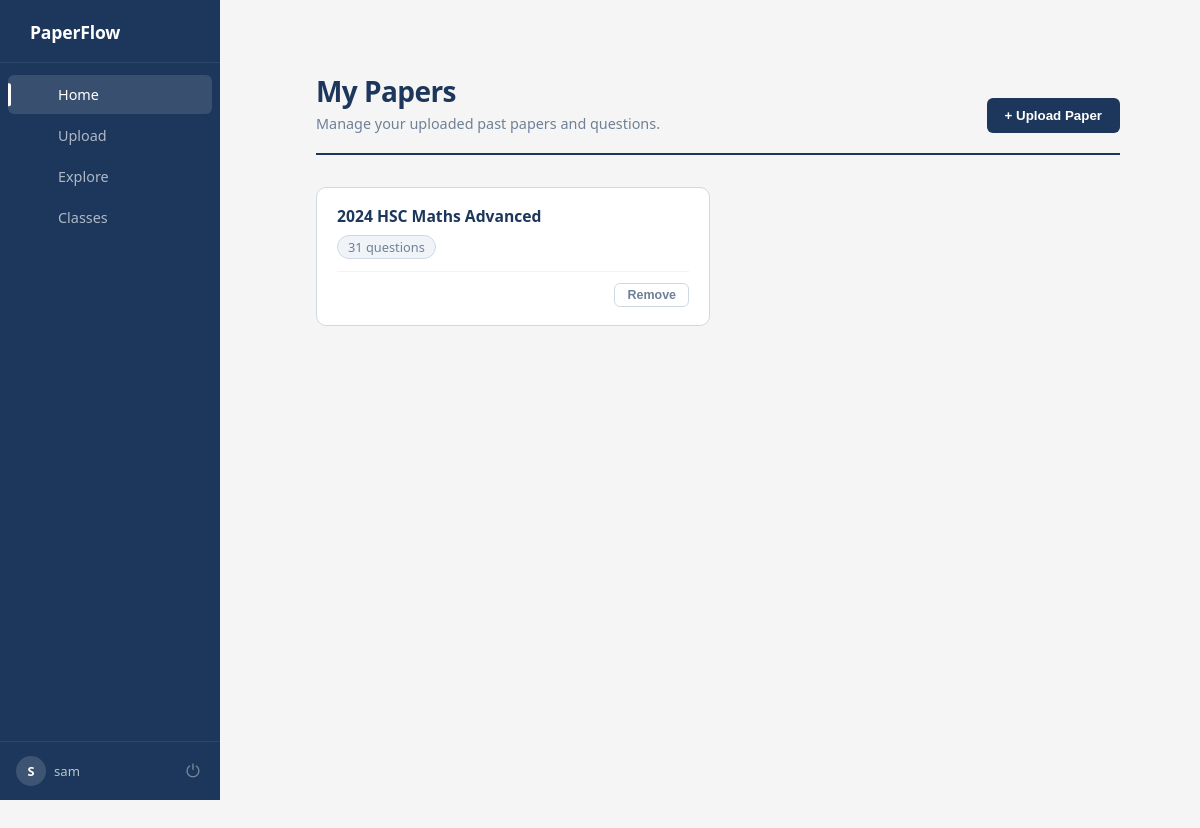
The app's page / (signed in) with its own data.
### models.py (models this page shows)
class User(db.Model, UserMixin):
    __tablename__ = 'user'
    id = db.Column(db.Integer, primary_key=True)
    username = db.Column(db.String(150), unique=True, nullable=False)
    password_hash = db.Column(db.String(200), nullable=False)
    papers = db.relationship('UserPaper', backref='user', lazy=True)
    classes = db.relationship('Class', backref='user', lazy=True, cascade="all, delete-orphan")
    is_admin = db.Column(db.Boolean, default='False')

class PastPaper(db.Model):
    id = db.Column(db.Integer, primary_key=True)
    filename = db.Column(db.String(200), nullable=False)
    questions = db.relationship(
        'Question',
        backref='paper',
        lazy=True,
        cascade="all, delete-orphan"
    )
    uploaded_at = db.Column(db.DateTime, default=db.func.now())
    owner_id = db.Column(db.Integer, db.ForeignKey('user.id'), nullable=False)

### app.py (the view)
@app.route('/')
@login_required
def index():
    links = UserPaper.query.filter_by(user_id=current_user.id).all()
    papers = [p for link in links if (p := PastPaper.query.get(link.paper_id)) is not None]
    return render_template('index.html', papers=papers)

### app.py (called while the page is built)
@login_manager.user_loader
def load_user(user_id):
    user = User.query.filter_by(id=int(user_id)).first()
    return user

@app.context_processor
def inject_user():
    return dict(user=current_user)

def format_filename(filename):
    name = str(filename).split('_', 1)[-1]
    name = os.path.splitext(name)[0]
    name = re.sub(r'[-_]+', ' ', name)
    words = name.split()
    formatted = []
    for w in words:
        if w.upper() in ["HSC", "IB", "PDF"]:
            formatted.append(w.upper())
        else:
            formatted.append(w.capitalize())
    return " ".join(formatted)

@app.context_processor
def utility_processor():
    return dict(format_filename=format_filename)

### templates/index.html (shortened to what this page needs)
{% extends "base.html" %}
{% block content %}
{% from "macros.html" import flash_messages %}
<div class="index-layout">
    <div class="index-topbar">
        <div class="index-topbar-left">
            <h1>My Papers</h1>
            <p>Manage your uploaded past papers and questions.</p>
        </div>
        <a href="{{ url_for('upload') }}"><button>+ Upload Paper</button></a>
    </div>
    <div class="papers-grid">
        {% if papers %}
            {% for paper in papers %}
            <div class="paper-card-wrapper">
                <div class="paper-card">
                    <a href="{{ url_for('view_paper', paper_id=paper.id) }}" class="paper-card-link">
                        <div class="paper-card-body">
                            <h3>{{ format_filename(paper.filename) }}</h3>
                            <div class="paper-meta">
                                <span class="meta-pill">{{ paper.questions|length }} question{{ 's' if paper.questions|length != 1 }}</span>
                            </div>
                        </div>
                    </a>
                    <div class="paper-card-footer">
                        {% if paper.owner_id == current_user.id %}
                            <form action="{{ url_for('delete_paper', paper_id=paper.id) }}" method="POST"
                                  onsubmit="return confirm('Delete this paper permanently?');">
                                <button type="submit" class="btn-card-delete">Delete</button>
                            </form>
                        {% else %}
                            <form action="{{ url_for('remove_paper', paper_id=paper.id) }}" method="POST"
                                  onsubmit="return confirm('Remove this paper from your files?');">
                                <button type="submit" class="btn-card-delete">Remove</button>
                            </form>
                        {% endif %}
                    </div>
                </div>
            </div>
            {% endfor %}
        {% else %}
            <div class="empty-state">
                <p>No past papers yet.</p>
                <a href="{{ url_for('upload') }}"><button>Upload your first paper</button></a>
            </div>
        {% endif %}
    </div>
</div>
{% endblock %}

### templates/base.html (shortened to what this page needs)
<!DOCTYPE html>
<html lang="en">
<head>
    <link rel="stylesheet" href="{{ url_for('static', filename='css/style.css') }}">
</head>
<body>
    <nav class="sidebar">
        <div class="brand">
            <span class="brand-name">PaperFlow</span>
        </div>
        <div class="nav-links">
            {% if current_user.is_authenticated %}
                <a href="{{ url_for('index') }}" class="nav-link {% if request.endpoint == 'index' %}active{% endif %}">
                     Home
                </a>
                <a href="{{ url_for('upload') }}" class="nav-link {% if request.endpoint == 'upload' %}active{% endif %}">
                     Upload
                </a>
                <a href="{{ url_for('explore') }}" class="nav-link {% if request.endpoint == 'explore' %}active{% endif %}">
                     Explore
                </a>
                <a href="{{ url_for('view_classes') }}" class="nav-link {% if request.endpoint == 'view_classes' %}active{% endif %}">
                     Classes
                </a>
            {% endif %}
        </div>
        {% if current_user.is_authenticated %}
        <div class="sidebar-footer">
            <div class="user-info">
                <div class="user-avatar">{{ current_user.username[0].upper() }}</div>
                <span class="user-name">{{ current_user.username }}</span>
            </div>
            <a href="{{ url_for('logout') }}" class="logout-btn" title="Logout">⏻</a>
        </div>
        {% endif %}
    </nav>
    <div class="page-content">
        <div class="main-content">
            {% block content %}{% endblock %}
        </div>
    </div>
</body>
</html>

### static/css/style.css (style rules this page uses)
html, body { height: 100%; margin: 0; font-family: 'Segoe UI', Tahoma, Geneva, Verdana, sans-serif; background-color: #f5f5f5; color: #1c375b; }
a { text-decoration: none; color: inherit; }
.sidebar { position: fixed; top: 0; left: 0; width: 220px; height: 100vh; display: flex; flex-direction: column; background-color: #1c375b; z-index: 200; }
.brand { display: flex; align-items: center; gap: 10px; padding: 20px 20px 18px; border-bottom: 1px solid rgba(255,255,255,0.08); }
.brand-name { font-size: 1.1rem; font-weight: 700; color: #fff; letter-spacing: -0.01em; }
.nav-links { flex: 1; display: flex; flex-direction: column; padding: 12px 0; gap: 2px; }
.nav-link { display: flex; align-items: center; gap: 10px; padding: 10px 12px 10px 20px; margin: 0 8px; text-decoration: none; color: rgba(255,255,255,0.65); font-size: 0.9rem; font-weight: 500; border-radius: 6px; transition: background 0.15s, color 0.15s; position: relative; }
.nav-link.active { background: rgba(255,255,255,0.12); color: #fff; }
.nav-link.active::before { content: ""; position: absolute; left: 0; top: 50%; transform: translateY(-50%); width: 3px; height: 60%; background: #fff; border-radius: 0 2px 2px 0; }
.sidebar-footer { display: flex; align-items: center; justify-content: space-between; padding: 14px 16px; border-top: 1px solid rgba(255,255,255,0.08); gap: 8px; }
.user-info { display: flex; align-items: center; gap: 8px; min-width: 0; }
.user-avatar { width: 30px; height: 30px; border-radius: 50%; background: rgba(255,255,255,0.15); color: #fff; font-size: 0.8rem; font-weight: 700; display: flex; align-items: center; justify-content: center; flex-shrink: 0; }
.user-name { font-size: 0.82rem; color: rgba(255,255,255,0.7); white-space: nowrap; overflow: hidden; text-overflow: ellipsis; }
.logout-btn { background: none; border: none; color: rgba(255,255,255,0.4); font-size: 1.1rem; cursor: pointer; padding: 4px; border-radius: 4px; transition: color 0.15s, background 0.15s; text-decoration: none; line-height: 1; flex-shrink: 0; }
.main-content { margin-left: 236px; min-height: 100vh; padding: 0; }
.page-content { padding: 36px 40px; }
button, .btn-primary { background-color: #1c375b; color: white; border: none; padding: 10px 18px; border-radius: 6px; cursor: pointer; font-weight: 600; transition: all 0.2s; text-decoration: none; display: inline-block; text-align: center; }
.btn-card-delete { background: none; border: 1px solid #d0d9e3; color: #6f8197; font-size: 0.78rem; font-weight: 600; padding: 4px 12px; border-radius: 6px; cursor: pointer; transition: background 0.15s, color 0.15s, border-color 0.15s; }
.papers-grid { display: grid; grid-template-columns: repeat(auto-fill, minmax(280px, 1fr)); gap: 16px; }
.paper-card-wrapper { position: relative; margin-bottom: 15px; }
.paper-card { background: #fff; border: 1px solid #d0d9e3; border-radius: 10px; padding: 18px 20px; display: flex; flex-direction: column; gap: 12px; height: 100%; box-sizing: border-box; position: relative; overflow: hidden; transition: transform 0.15s, box-shadow 0.15s, border-color 0.15s; }
.paper-card::before { content: ""; position: absolute; top: 0; left: 0; width: 4px; height: 100%; background: #1c375b; border-radius: 10px 0 0 10px; opacity: 0; transition: opacity 0.15s; }
.paper-card-link { text-decoration: none; display: flex; flex-direction: column; flex: 1; }
.paper-card-body { flex: 1; }
.paper-card-body h3, .paper-card h3 { margin: 0 0 8px; font-size: 0.98rem; font-weight: 600; color: #1c375b; line-height: 1.35; }
.paper-meta { display: flex; align-items: center; gap: 6px; font-size: 0.8rem; color: #6f8197; }
.meta-pill { background: #f0f3f7; border: 1px solid #d0d9e3; border-radius: 20px; padding: 2px 10px; font-weight: 500; }
.paper-card-footer { display: flex; justify-content: flex-end; padding-top: 10px; border-top: 1px solid #f0f3f7; }
:root { --vp-navy: #1c375b; --vp-slate: #6f8197; --vp-cloud: #f0f3f7; --vp-border: #dde3eb; --vp-white: #ffffff; --vp-red: #cd4236; --vp-green: #198754; --vp-accent: #2a6496; }
.index-layout { padding: 36px 40px; max-width: 960px; margin: 0 auto; }
.index-topbar { display: flex; justify-content: space-between; align-items: flex-end; margin-bottom: 32px; padding-bottom: 20px; border-bottom: 2px solid #1c375b; }
.index-topbar-left h1 { margin: 0 0 4px; font-size: 1.75rem; font-weight: 700; color: #1c375b; letter-spacing: -0.02em; }
.index-topbar-left p { margin: 0; color: #6f8197; font-size: 0.9rem; }

### records on screen
User: username "S", username "sam"
PastPaper: filename "2024 HSC Maths Advanced", questions|length "31", questions "s"
